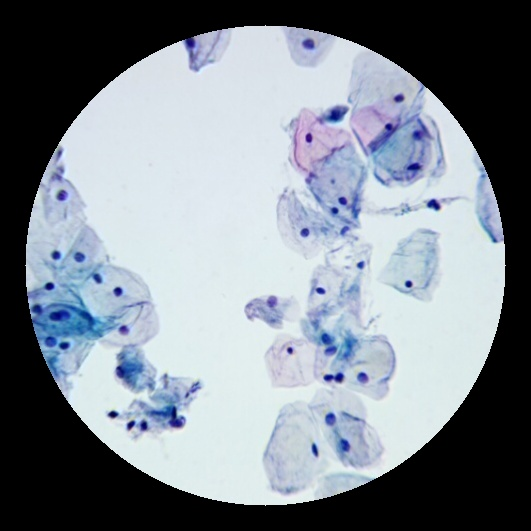
#> input picture elastic_transformation/4990.jpg, 531 x 531 px; the run also reads 1 picture not shown here
$ python pyelastic_stacks.py
#> lines starting #> are read from the running program, lines starting #| are printed output that depends on the picture
# -*- coding: utf-8 -*-
"""
Created on Mon Aug  8 18:05:18 2022

@author: albu
"""
#https://github.com/almarklein/pyelastix

import pyelastix
# To read the image data we use imageio
import imageio
# Pick one lib to visualize the result, matplotlib or visvis
#import visvis as plt
import matplotlib.pyplot as plt
import os
import cv2

im_full=[]

im_stacks=['4990.jpg','4992.jpg','4996.jpg','4998.jpg']
# im1_name='4996.jpg'
im2_name='4994.jpg'
for im1_name in im_stacks:
    for i in range(3):
        # im1 = cv2.imread('4994.jpg', cv2.cv2.IMREAD_GRAYSCALE)
        # im2 = cv2.imread('4992.jpg', cv2.cv2.IMREAD_GRAYSCALE)
        # Read image data
        im1 = imageio.imread(im1_name)
#> im1 is the input picture: shape (531, 531, 3); mean R, G, B 127.4, 135.4, 144.3
        im2 = imageio.imread(im2_name)
        #im2 = imageio.imread('https://dl.dropboxusercontent.com/u/1463853/images/chelsea_morph1.png')

        # Select one channel (grayscale), and make float
        im1 = im1[:,:,i].astype('float32')
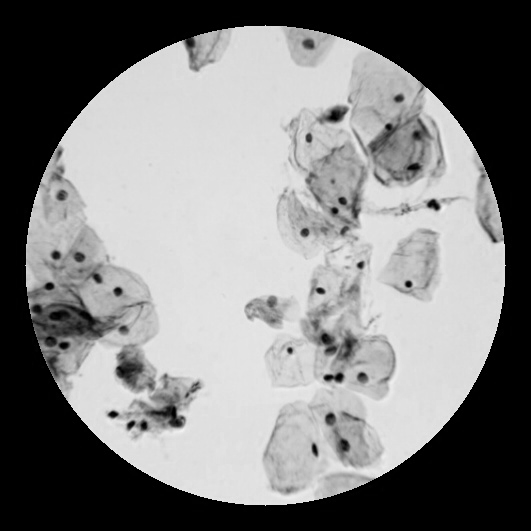
#> im1: shape (531, 531) float32; min 0, max 243, mean 127.4
        im2 = im2[:,:,i].astype('float32')
#> im2: shape (531, 531) float32

        # im1 = im1[:,:,0].astype('float32')
        # im2 = im2[:,:,0].astype('float32')
        # Get default params and adjust
#> (the run stopped early here; a loop or call above may not have finished)
